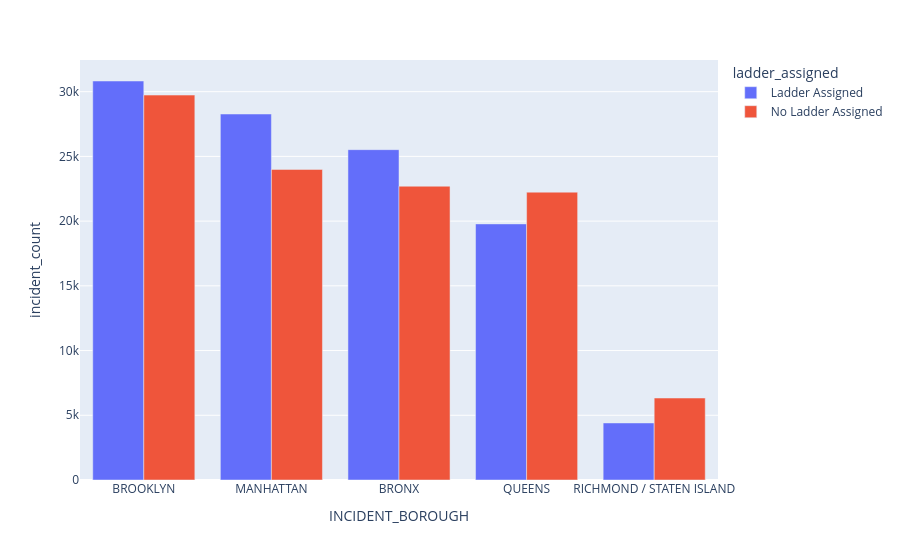

Source (notebook cell):
### Markdown cell above
A side-by-side grouped layout can make it easier to compare individual categories directly. Switch to this mode with `barmode='group'`.

### Code cell
#we can also make a grouped version rather than stacked
fig = px.bar(df_bar, x='INCIDENT_BOROUGH', y='incident_count', color='ladder_assigned', barmode='group')
fig.show()

### Figure 1 — Plotly figure (JSON) as saved in the notebook; plotly's stock layout.template omitted (floating-point values rounded to 4 significant figures)
{"data": [{"alignmentgroup": "True", "hovertemplate": "ladder_assigned=Ladder Assigned<br>INCIDENT_BOROUGH=%{x}<br>incident_count=%{y}<extra></extra>", "legendgroup": "Ladder Assigned", "marker": {"color": "#636efa", "pattern": {"shape": ""}}, "name": "Ladder Assigned", "offsetgroup": "Ladder Assigned", "orientation": "v", "showlegend": true, "textposition": "auto", "type": "bar", "x": ["BROOKLYN", "MANHATTAN", "BRONX", "QUEENS", "RICHMOND / STATEN ISLAND"], "xaxis": "x", "y": [30825, 28275, 25521, 19785, 4408], "yaxis": "y"}, {"alignmentgroup": "True", "hovertemplate": "ladder_assigned=No Ladder Assigned<br>INCIDENT_BOROUGH=%{x}<br>incident_count=%{y}<extra></extra>", "legendgroup": "No Ladder Assigned", "marker": {"color": "#EF553B", "pattern": {"shape": ""}}, "name": "No Ladder Assigned", "offsetgroup": "No Ladder Assigned", "orientation": "v", "showlegend": true, "textposition": "auto", "type": "bar", "x": ["BROOKLYN", "MANHATTAN", "BRONX", "QUEENS", "RICHMOND / STATEN ISLAND"], "xaxis": "x", "y": [29737, 23994, 22697, 22237, 6333], "yaxis": "y"}], "layout": {"barmode": "group", "legend": {"title": {"text": "ladder_assigned"}, "tracegroupgap": 0}, "margin": {"t": 60}, "xaxis": {"anchor": "y", "domain": [0, 1], "title": {"text": "INCIDENT_BOROUGH"}}, "yaxis": {"anchor": "x", "domain": [0, 1], "title": {"text": "incident_count"}}}}
